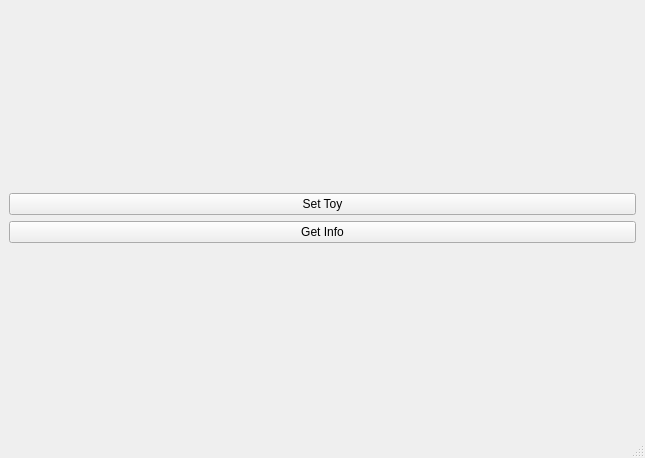
<?xml version="1.0" encoding="UTF-8"?>
<ui version="4.0">
 <class>MainWindow</class>
 <widget class="QMainWindow" name="MainWindow">
  <property name="geometry">
   <rect>
    <x>0</x>
    <y>0</y>
    <width>645</width>
    <height>458</height>
   </rect>
  </property>
  <property name="windowTitle">
   <string>MainWindow</string>
  </property>
  <widget class="QWidget" name="centralwidget">
   <layout class="QVBoxLayout" name="verticalLayout">
    <item>
     <layout class="QGridLayout" name="gridLayout">
      <item row="0" column="0">
       <widget class="QPushButton" name="pushButton">
        <property name="text">
         <string>Set Toy</string>
        </property>
       </widget>
      </item>
      <item row="1" column="0">
       <widget class="QPushButton" name="pushButton_3">
        <property name="text">
         <string>Get Info</string>
        </property>
       </widget>
      </item>
     </layout>
    </item>
   </layout>
  </widget>
  <widget class="QMenuBar" name="menubar">
   <property name="geometry">
    <rect>
     <x>0</x>
     <y>0</y>
     <width>645</width>
     <height>24</height>
    </rect>
   </property>
  </widget>
  <widget class="QStatusBar" name="statusbar"/>
 </widget>
 <resources/>
 <connections/>
</ui>
